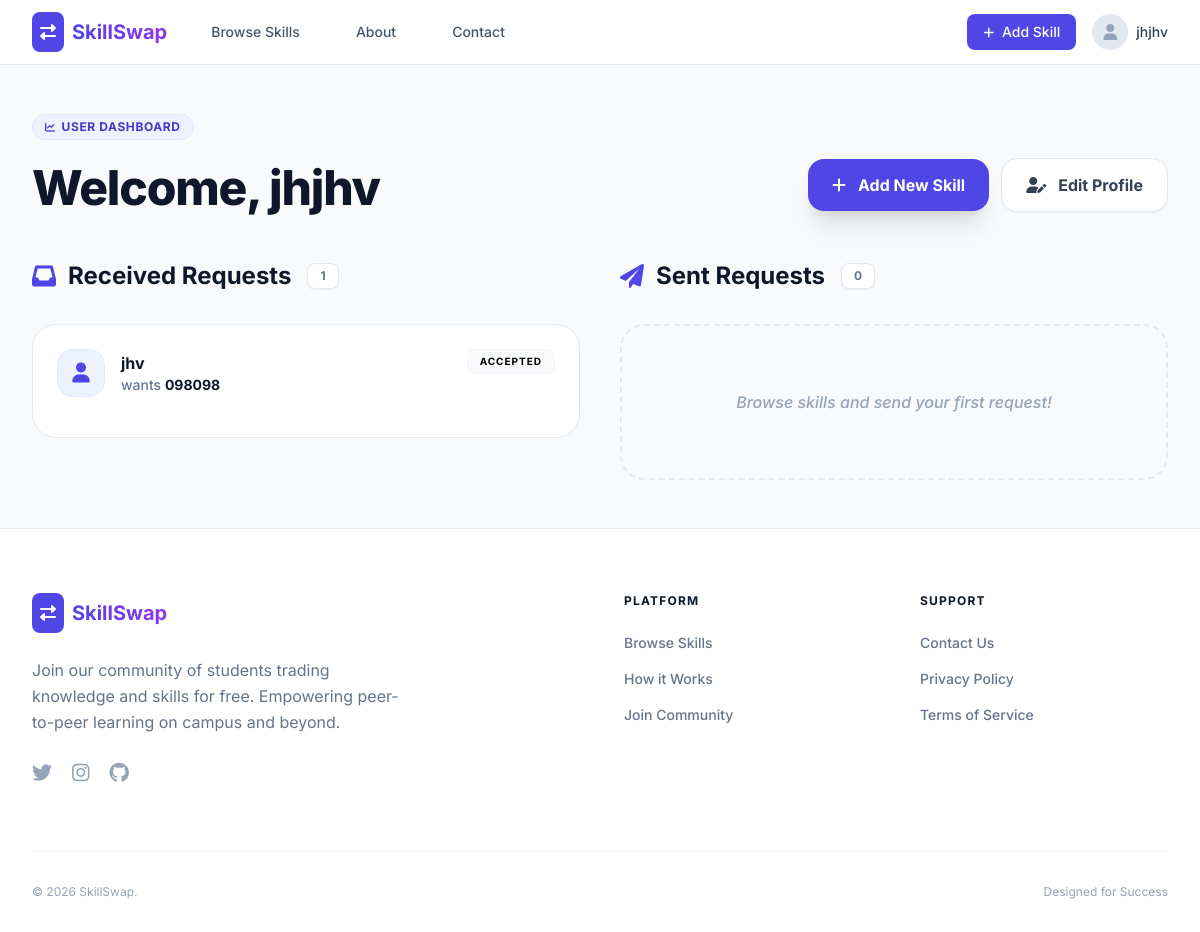
Screenshot of /accounts/dashboard/ (signed in) with the database file from the repository.
### accounts/models.py (models this page shows, shortened)
class User(AbstractUser):
    username = None
    email = models.EmailField(_('email address'), unique=True)
    full_name = models.CharField(_('full name'), max_length=150)
    USERNAME_FIELD = 'email'
    REQUIRED_FIELDS = ['full_name']
    objects = UserManager()

### skill_requests/models.py (models this page shows, shortened)
class SkillRequest(models.Model):
    STATUS_CHOICES = (
        ('P', 'Pending'),
        ('A', 'Accepted'),
        ('R', 'Rejected'),
    )
    sender = models.ForeignKey(settings.AUTH_USER_MODEL, on_delete=models.CASCADE, related_name='requests_sent')
    receiver = models.ForeignKey(settings.AUTH_USER_MODEL, on_delete=models.CASCADE, related_name='requests_received')
    skill = models.ForeignKey(Skill, on_delete=models.CASCADE, related_name='requests')
    message = models.TextField(help_text="Introduction message for the skill request", blank=False)
    status = models.CharField(max_length=1, choices=STATUS_CHOICES, default='P')
    created_at = models.DateTimeField(auto_now_add=True)
    updated_at = models.DateTimeField(auto_now=True)
    class Meta:
        ordering = ['-created_at']

### skills/models.py (models this page shows, shortened)
class Skill(models.Model):
    user = models.ForeignKey(settings.AUTH_USER_MODEL, on_delete=models.CASCADE, related_name='skills')
    name = models.CharField(max_length=200, db_index=True)
    description = models.TextField()
    category = models.ForeignKey(Category, on_delete=models.CASCADE, related_name='skills')
    created_at = models.DateTimeField(auto_now_add=True)
    updated_at = models.DateTimeField(auto_now=True)

### accounts/views.py (the view)
# urls.py: path('dashboard/', DashboardView.as_view(), name='dashboard'),
class DashboardView(LoginRequiredMixin, ListView):
    template_name = 'accounts/dashboard.html'
    context_object_name = 'received_requests'
    def get_queryset(self):
        return SkillRequest.objects.filter(receiver=self.request.user)
    def get_context_data(self, **kwargs):
        context = super().get_context_data(**kwargs)
        context['sent_requests'] = SkillRequest.objects.filter(sender=self.request.user)
        return context

### templates/accounts/dashboard.html (shortened to what this page needs)
{% extends 'base.html' %}
{% block content %}
<div class="max-w-7xl mx-auto px-4 sm:px-6 lg:px-8 py-12">
    <div class="flex flex-col md:flex-row md:items-end justify-between mb-12 gap-6">
        <div>
            <span class="inline-flex items-center space-x-1.5 bg-indigo-50 border border-indigo-100 py-1 px-3 rounded-full text-indigo-700 text-xs font-bold uppercase tracking-wider mb-6">
                <i class="fas fa-chart-line text-[10px]"></i>
                <span>User Dashboard</span>
            </span>
            <h1 class="text-4xl md:text-5xl font-extrabold text-slate-900 leading-tight tracking-tight">Welcome, {{ user.full_name }}</h1>
        </div>
        <div class="flex items-center space-x-3">
            <a href="{% url 'skills:create' %}" class="bg-indigo-600 text-white px-6 py-3.5 rounded-2xl font-bold flex items-center hover:bg-slate-900 transition-all shadow-xl"><i class="fas fa-plus mr-3"></i> Add New Skill</a>
            <a href="{% url 'accounts:edit_profile' %}" class="bg-white text-slate-700 px-6 py-3.5 rounded-2xl font-bold border border-slate-200 hover:bg-slate-50 transition-all shadow-sm flex items-center"><i class="fas fa-user-edit mr-3"></i> Edit Profile</a>
        </div>
    </div>
    <div class="grid grid-cols-1 lg:grid-cols-2 gap-10">
        <div class="space-y-8">
            <h2 class="text-2xl font-bold text-slate-900 flex items-center">
                <i class="fas fa-inbox mr-3 text-indigo-600"></i> Received Requests
                <span class="ml-4 px-3 py-1 bg-white border border-slate-200 rounded-lg text-xs font-bold text-slate-500 shadow-sm">{{ received_requests|length }}</span>
            </h2>
            <div class="space-y-4">
                {% for req in received_requests %}
                <a href="{% url 'skill_requests:detail' req.pk %}" class="block bg-white p-6 rounded-3xl border border-slate-200 hover:shadow-xl hover:-translate-y-1 transition-all group">
                    <div class="flex items-start justify-between mb-4">
                        <div class="flex items-center space-x-4">
                            <div class="w-12 h-12 bg-indigo-50 rounded-2xl flex items-center justify-center text-indigo-600 border border-indigo-100 group-hover:bg-indigo-600 group-hover:text-white transition-colors overflow-hidden">
                                {% if req.sender.profile.avatar %}<img src="{{ req.sender.profile.avatar.url }}" class="w-full h-full object-cover">
                                {% else %}<i class="fas fa-user text-xl"></i>{% endif %}
                            </div>
                            <div>
                                <h4 class="font-bold text-slate-900 group-hover:text-indigo-600 transition-colors">{{ req.sender.full_name }}</h4>
                                <p class="text-sm text-slate-500 font-medium">wants <span class="text-slate-900 font-bold">{{ req.skill.name }}</span></p>
                            </div>
                        </div>
                        <span class="px-3 py-1 bg-slate-50 text-[10px] font-bold uppercase rounded-lg border border-slate-100 tracking-widest">{{ req.get_status_display }}</span>
                    </div>
                </a>
                {% empty %}
                <div class="bg-slate-50 border-2 border-dashed border-slate-200 rounded-3xl p-16 text-center">
                    <p class="text-slate-400 font-medium italic">You haven't received any requests yet.</p>
                </div>
                {% endfor %}
            </div>
        </div>
        <div class="space-y-8">
            <h2 class="text-2xl font-bold text-slate-900 flex items-center">
                <i class="fas fa-paper-plane mr-3 text-indigo-600"></i> Sent Requests
                <span class="ml-4 px-3 py-1 bg-white border border-slate-200 rounded-lg text-xs font-bold text-slate-500 shadow-sm">{{ sent_requests|length }}</span>
            </h2>
            <div class="space-y-4">
                {% for req in sent_requests %}
                <a href="{% url 'skill_requests:detail' req.pk %}" class="block bg-white p-6 rounded-3xl border border-slate-200 hover:shadow-xl hover:-translate-y-1 transition-all group">
                    <div class="flex items-start justify-between mb-4">
                        <div class="flex items-center space-x-4">
                            <div class="w-12 h-12 bg-slate-50 rounded-2xl flex items-center justify-center text-slate-400 border border-slate-100 group-hover:bg-indigo-600 group-hover:text-white transition-colors overflow-hidden">
                                {% if req.receiver.profile.avatar %}<img src="{{ req.receiver.profile.avatar.url }}" class="w-full h-full object-cover">
                                {% else %}<i class="fas fa-user-graduate text-xl"></i>{% endif %}
                            </div>
                            <div>
                                <h4 class="font-bold text-slate-900 group-hover:text-indigo-600 transition-colors">Request for {{ req.skill.name }}</h4>
                                <p class="text-sm text-slate-500 font-medium italic">Sent to <span class="text-slate-900 font-bold">{{ req.receiver.full_name }}</span></p>
                            </div>
                        </div>
                    </div>
                    <div class="flex items-center justify-between mt-6 pt-4 border-t border-slate-50">
                        <span class="text-[10px] text-slate-400 uppercase font-bold tracking-widest">{{ req.created_at|date:"M d, Y" }}</span>
                        <span class="text-xs font-bold {% if req.status == 'A' %}text-green-600{% elif req.status == 'R' %}text-red-600{% else %}text-amber-600{% endif %}">{{ req.get_status_display }}</span>
                    </div>
                </a>
                {% empty %}
                <div class="bg-slate-50 border-2 border-dashed border-slate-200 rounded-3xl p-16 text-center">
                    <p class="text-slate-400 font-medium italic">Browse skills and send your first request!</p>
                </div>
                {% endfor %}
            </div>
        </div>
    </div>
</div>
{% endblock %}

### templates/base.html (shortened to what this page needs)
<!DOCTYPE html>
<html lang="en">
<head>
    <script src="https://cdn.tailwindcss.com"></script>
    <link href="https://cdnjs.cloudflare.com/ajax/libs/font-awesome/6.0.0/css/all.min.css" rel="stylesheet">
</head>
<body class="bg-slate-50 min-h-screen flex flex-col">
    <nav class="bg-white border-b border-slate-200 sticky top-0 z-50">
        <div class="max-w-7xl mx-auto px-4 sm:px-6 lg:px-8">
            <div class="flex justify-between h-16">
                <div class="flex items-center">
                    <a href="{% url 'core:home' %}" class="flex-shrink-0 flex items-center space-x-2">
                        <div class="bg-indigo-600 p-2 rounded-lg">
                            <i class="fas fa-exchange-alt text-white"></i>
                        </div>
                        <span class="text-xl font-bold bg-clip-text text-transparent bg-gradient-to-r from-indigo-600 to-purple-600">SkillSwap</span>
                    </a>
                    <div class="hidden md:ml-8 md:flex md:space-x-8">
                        <a href="{% url 'skills:list' %}" class="text-slate-600 hover:text-indigo-600 px-3 py-2 text-sm font-medium transition duration-200">Browse Skills</a>
                        <a href="{% url 'core:about' %}" class="text-slate-600 hover:text-indigo-600 px-3 py-2 text-sm font-medium transition duration-200">About</a>
                        <a href="{% url 'core:contact' %}" class="text-slate-600 hover:text-indigo-600 px-3 py-2 text-sm font-medium transition duration-200">Contact</a>
                    </div>
                </div>
                <div class="flex items-center space-x-4">
                    {% if user.is_authenticated %}
                        <a href="{% url 'skills:create' %}" class="bg-indigo-600 text-white px-4 py-2 rounded-lg text-sm font-medium hover:bg-indigo-700 transition duration-200 shadow-sm">
                            <i class="fas fa-plus mr-2 text-xs"></i>Add Skill
                        </a>
                        <div class="relative flex items-center group">
                            <button class="flex items-center space-x-2 focus:outline-none py-2">
                                <div class="w-9 h-9 bg-slate-200 rounded-full flex items-center justify-center overflow-hidden border border-slate-200">
                                    {% if user.profile.avatar %}
                                        <img src="{{ user.profile.avatar.url }}" alt="avatar" class="w-full h-full object-cover">
                                    {% else %}
                                        <i class="fas fa-user text-slate-400"></i>
                                    {% endif %}
                                </div>
                                <span class="hidden md:block text-slate-700 text-sm font-medium">{{ user.full_name }}</span>
                            </button>
                        </div>
                    {% else %}
                        <a href="{% url 'accounts:login' %}" class="text-slate-600 hover:text-indigo-600 text-sm font-medium px-3 py-2">Login</a>
                        <a href="{% url 'accounts:signup' %}" class="bg-indigo-600 text-white px-5 py-2.5 rounded-lg text-sm font-medium hover:bg-indigo-700 transition duration-200 shadow-md">Sign Up</a>
                    {% endif %}
                </div>
            </div>
        </div>
    </nav>
    <main class="flex-grow">
        {% block content %}{% endblock %}
    </main>
    <footer class="bg-white border-t border-slate-200 pt-16 pb-8">
        <div class="max-w-7xl mx-auto px-4 sm:px-6 lg:px-8">
            <div class="grid grid-cols-1 md:grid-cols-4 gap-12">
                <div class="col-span-1 md:col-span-2">
                    <div class="flex items-center space-x-2 mb-6">
                        <div class="bg-indigo-600 p-2 rounded-lg">
                            <i class="fas fa-exchange-alt text-white"></i>
                        </div>
                        <span class="text-xl font-bold bg-clip-text text-transparent bg-gradient-to-r from-indigo-600 to-purple-600">SkillSwap</span>
                    </div>
                    <p class="text-slate-500 max-w-sm mb-6 leading-relaxed">
                        Join our community of students trading knowledge and skills for free. Empowering peer-to-peer learning on campus and beyond.
                    </p>
                    <div class="flex space-x-5">
                        <a href="#" class="text-slate-400 hover:text-indigo-600 transition-colors"><i class="fab fa-twitter text-xl"></i></a>
                        <a href="#" class="text-slate-400 hover:text-indigo-600 transition-colors"><i class="fab fa-instagram text-xl"></i></a>
                        <a href="#" class="text-slate-400 hover:text-indigo-600 transition-colors"><i class="fab fa-github text-xl"></i></a>
                    </div>
                </div>
                <div>
                    <h4 class="font-bold text-slate-900 mb-6 uppercase text-xs tracking-widest">Platform</h4>
                    <ul class="space-y-4 text-sm font-medium">
                        <li><a href="{% url 'skills:list' %}" class="text-slate-500 hover:text-indigo-600 transition-colors">Browse Skills</a></li>
                        <li><a href="{% url 'core:about' %}" class="text-slate-500 hover:text-indigo-600 transition-colors">How it Works</a></li>
                        <li><a href="{% url 'accounts:signup' %}" class="text-slate-500 hover:text-indigo-600 transition-colors">Join Community</a></li>
                    </ul>
                </div>
                <div>
                    <h4 class="font-bold text-slate-900 mb-6 uppercase text-xs tracking-widest">Support</h4>
                    <ul class="space-y-4 text-sm font-medium">
                        <li><a href="{% url 'core:contact' %}" class="text-slate-500 hover:text-indigo-600 transition-colors">Contact Us</a></li>
                        <li><a href="#" class="text-slate-500 hover:text-indigo-600 transition-colors">Privacy Policy</a></li>
                        <li><a href="#" class="text-slate-500 hover:text-indigo-600 transition-colors">Terms of Service</a></li>
                    </ul>
                </div>
            </div>
            <div class="mt-16 pt-8 border-t border-slate-100 flex flex-col md:flex-row justify-between items-center space-y-4 md:space-y-0 text-slate-400 text-xs">
                <p>&copy; 2026 SkillSwap.</p>
                <p>Designed for Success</p>
            </div>
        </div>
    </footer>
</body>
</html>

### templates/base.html (style rules this page uses)
body { font-family: 'Inter', sans-serif; }

### rows the page displays
User: full_name "jhjhv"
SkillRequest: sender.full_name "jhv", skill.name "098098", status "ACCEPTED"

### other values shown
{{ received_requests|length }} "1"
{{ sent_requests|length }} "0"
